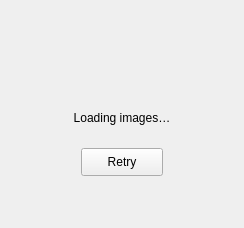
<?xml version="1.0" encoding="utf-8"?>
<ui version="4.0">
 <class>GalleryLoadingOverlay</class>
 <widget class="QWidget" name="galleryCanvasLoadingOverlay">
  <property name="accessibleName"><string>Gallery loading status</string></property>
  <layout class="QVBoxLayout" name="galleryLoadingLayout" stretch="1,0,1">
   <property name="leftMargin"><number>12</number></property>
   <property name="topMargin"><number>12</number></property>
   <property name="rightMargin"><number>12</number></property>
   <property name="bottomMargin"><number>12</number></property>
   <item><spacer name="galleryLoadingTopSpacer">
    <property name="orientation"><enum>Qt::Vertical</enum></property>
    <property name="sizeHint" stdset="0"><size><width>10</width><height>40</height></size></property>
   </spacer></item>
   <item alignment="Qt::AlignHCenter">
    <widget class="QWidget" name="galleryLoadingCenter">
     <property name="minimumSize"><size><width>220</width><height>124</height></size></property>
     <property name="maximumSize"><size><width>320</width><height>124</height></size></property>
     <layout class="QVBoxLayout" name="galleryLoadingCenterLayout">
      <property name="leftMargin"><number>0</number></property>
      <property name="topMargin"><number>0</number></property>
      <property name="rightMargin"><number>0</number></property>
      <property name="bottomMargin"><number>0</number></property>
      <property name="spacing"><number>12</number></property>
      <item alignment="Qt::AlignHCenter">
       <widget class="QWidget" name="galleryLoadingRingHost">
        <property name="minimumSize"><size><width>36</width><height>36</height></size></property>
        <property name="maximumSize"><size><width>36</width><height>36</height></size></property>
        <layout class="QHBoxLayout" name="galleryLoadingRingLayout">
         <property name="leftMargin"><number>0</number></property>
         <property name="topMargin"><number>0</number></property>
         <property name="rightMargin"><number>0</number></property>
         <property name="bottomMargin"><number>0</number></property>
         <property name="spacing"><number>0</number></property>
        </layout>
       </widget>
      </item>
      <item><widget class="QLabel" name="galleryLoadingLabel">
       <property name="text"><string>Loading images…</string></property>
       <property name="alignment"><set>Qt::AlignCenter</set></property>
       <property name="accessibleName"><string>Image loading status</string></property>
       <property name="wordWrap"><bool>true</bool></property>
      </widget></item>
      <item alignment="Qt::AlignHCenter"><widget class="QPushButton" name="galleryLoadingRetryButton">
       <property name="text"><string>Retry</string></property>
       <property name="accessibleName"><string>Retry loading saved images</string></property>
       <property name="visible"><bool>false</bool></property>
       <property name="minimumSize"><size><width>82</width><height>28</height></size></property>
       <property name="maximumSize"><size><width>128</width><height>28</height></size></property>
      </widget></item>
     </layout>
    </widget>
   </item>
   <item><spacer name="galleryLoadingBottomSpacer">
    <property name="orientation"><enum>Qt::Vertical</enum></property>
    <property name="sizeHint" stdset="0"><size><width>10</width><height>40</height></size></property>
   </spacer></item>
  </layout>
 </widget>
 <resources/>
 <connections/>
</ui>
